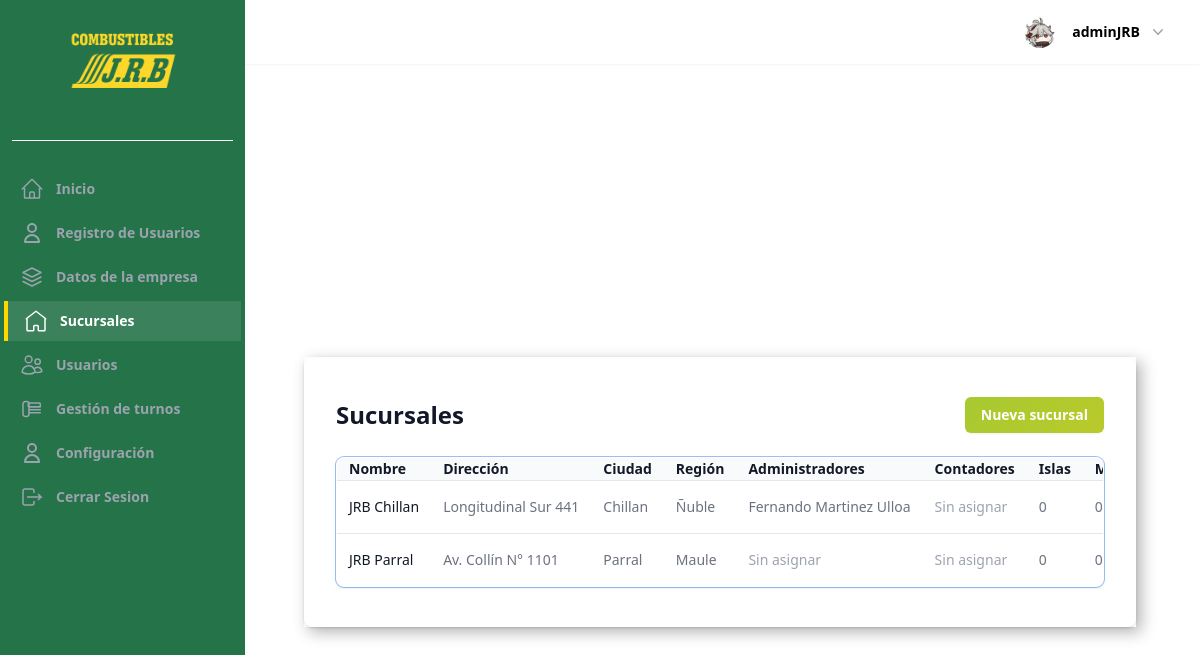
/sucursales/ (signed in), run on an earlier commit of the app's database.
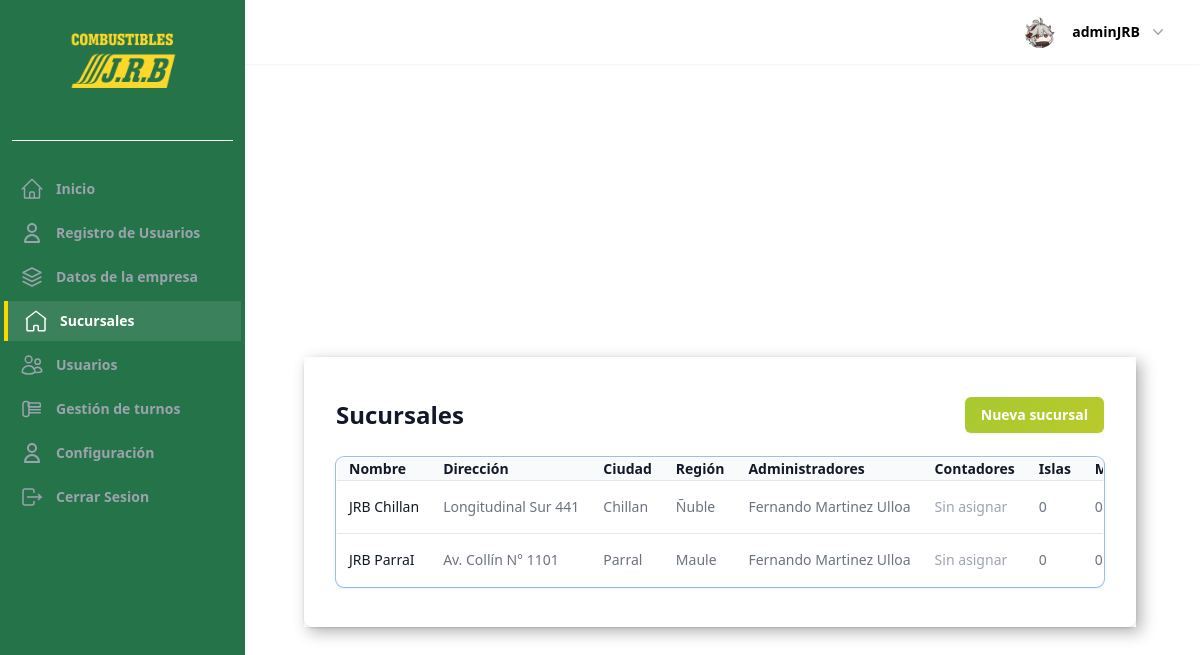
And on a later commit of the database.
### UsuarioApp/models.py (models this page shows, shortened)
class Profile(models.Model):
    last_activity = models.DateTimeField(null=True, blank=True)
    image = models.ImageField(upload_to=profile_picture_path, default="profile.webp")
    user_FK = models.OneToOneField(
        User, on_delete=models.CASCADE, related_name="profile",
    )
    position_FK = models.ForeignKey(
        Position, on_delete=models.SET_NULL, null=True, blank=True
    )
    company_rut = models.CharField(
        max_length=12,
        blank=True,
        null=True,
        validators=[
            RegexValidator(
                regex=r"^[0-9.]+-[0-9kK]{1}$",
                message="Ingrese un RUT válido en el formato 12.345.678-9",
            )
        ],
        verbose_name="RUT Empresa",
    )
    phone = models.CharField(max_length=20, blank=True, verbose_name="Teléfono")
    gender = models.CharField(
        max_length=1,
        choices=GENDER_CHOICES,
        null=True,
        blank=True,
        verbose_name="Sexo",
    )
    date_of_birth = models.DateField(
        null=True,
        blank=True,
        verbose_name="Fecha de nacimiento",
    )
    salario = models.DecimalField(
        max_digits=10, decimal_places=2, null=True, blank=True, verbose_name="Salario",
    )
    address = models.CharField(max_length=255, blank=True, verbose_name="Dirección")
    date_of_hire = models.DateField(null=True, blank=True, verbose_name="Fecha de contratación")
    is_partime = models.BooleanField(
        default=False,
        choices=[(True, "Tiempo completo"), (False, "Medio tiempo")],
        verbose_name="Tipo de jornada",
    )
    examen_medico = models.FileField(
        upload_to="documentos/examenes/",
        null=True,
        blank=True,
        verbose_name="Examen médico",
    )
    contrato = models.FileField(
        upload_to="documentos/contratos/",
        null=True,
        blank=True,
        verbose_name="Contrato",
    )
    current_branch = models.ForeignKey(
        Sucursal,
        on_delete=models.SET_NULL,
        null=True,
        blank=True,
        related_name="current_profiles",
        verbose_name="Sucursal actual",
    )
    def save(self, *args, **kwargs):
        update_last_activity = kwargs.pop("update_last_activity", False)
        if update_last_activity:
            self.last_activity = timezone.now()
            kwargs["update_fields"] = ["last_activity"]
        if self.pk:
            handle_old_image(Profile, self.pk, self.image)
        super(Profile, self).save(*args, **kwargs)
        if self.image and os.path.exists(self.image.path):
            resize_image(self.image.path, 300)
            crop_image(self.image.path, 300)
    def update_last_activity(self):
        self.save(update_last_activity=True)
    def _has_permission(self, code: str) -> bool:
        return bool(self.position_FK and self.position_FK.permission_code == code)
    def is_owner(self) -> bool:
        return self._has_permission("OWNER")
    class Meta:
        verbose_name = "Perfil"
        verbose_name_plural = "Perfiles"
        ordering = ["-id"]

### sucursalApp/models.py (models this page shows, shortened)
class Sucursal(models.Model):
    company = models.ForeignKey(
        "homeApp.Company",
        on_delete=models.CASCADE,
        related_name="branches",
        verbose_name="Empresa",
    )
    name = models.CharField("Nombre", max_length=255)
    address = models.CharField("Dirección", max_length=255)
    city = models.CharField("Ciudad", max_length=100)
    region = models.CharField("Región", max_length=100)
    phone = models.CharField("Teléfono", max_length=30, blank=True)
    email = models.EmailField("Correo electrónico", blank=True)
    islands = models.PositiveIntegerField("Islas", default=0)
    created_at = models.DateTimeField("Fecha de creación", auto_now_add=True)
    updated_at = models.DateTimeField("Fecha de actualización", auto_now=True)
    class Meta:
        verbose_name = "Sucursal"
        verbose_name_plural = "Sucursales"
        ordering = ("name",)
    @property
    def machines_count(self) -> int:
        islands = SucursalStaff._get_related_items(self, "branch_islands")
        return sum(
            SucursalStaff._count_items(
                SucursalStaff._get_related_items(island, "machines")
            )
            for island in islands
        )
    @property
    def nozzles_count(self) -> int:
        return sum(
            machine.nozzles.count()
            for island in self.branch_islands.all()
            for machine in island.machines.all()
        )
    def get_staff_for_role(self, role: str | Iterable[str]):
        if isinstance(role, str):
            roles: Sequence[str | None] = (role,)
        else:
            roles = tuple(role)
        assignments = [
            assignment
            for assignment in self.staff.all()
            if assignment.role in roles
        ]
        return [assignment.profile for assignment in assignments]
    @property
    def administrators(self):
        return self.get_staff_for_role("ADMINISTRATOR")
    @property
    def accountants(self):
        return self.get_staff_for_role("ACCOUNTANT")

### sucursalApp/views.py (the view)
# urls.py: path("", views.SucursalListView.as_view(), name="sucursal_list"),
class SucursalListView(OwnerCompanyMixin, FormMixin, ListView):
    model = Sucursal
    template_name = "pages/sucursales/sucursal_list.html"
    context_object_name = "sucursales"
    form_class = SucursalForm
    success_url = reverse_lazy("sucursal_list")
    def get_queryset(self) -> QuerySet[Sucursal]:
        company = self.get_company()
        if company is None:
            return Sucursal.objects.none()
        return (
            Sucursal.objects.filter(company=company)
            .select_related("company")
            .prefetch_related(
                Prefetch(
                    "branch_islands",
                    queryset=Island.objects.prefetch_related(
                        Prefetch(
                            "machines",
                            queryset=Machine.objects.prefetch_related("nozzles"),
                        )
                    ),
                ),
                Prefetch(
                    "staff",
                    queryset=SucursalStaff.objects.select_related(
                        "profile__user_FK", "profile__position_FK"
                    ),
                ),
            )
        )

### templates/pages/sucursales/sucursal_list.html (shortened to what this page needs)
{% extends "components/Layout/base_pages.html" %}
{% block content_pages %}
  <div class="flex items-center justify-between mb-6">
    <h1 class="text-2xl font-semibold text-gray-900">Sucursales</h1>
    <a
      href="{% url 'sucursal_create' %}"
      class="inline-flex items-center rounded-md bg-gradient-to-br px-4 py-2 text-sm font-semibold text-white shadow-sm hover:bg-blue-500 focus-visible:outline focus-visible:outline-2 focus-visible:outline-offset-2 focus-visible:outline-blue-600"
    >
      Nueva sucursal
    </a>
  </div>
  {% if sucursales %}
    <div class="overflow-hidden rounded-lg shadow ring-1 ring-black ring-opacity-5">
      <table class="min-w-full divide-y divide-gray-300">
        <thead class="bg-gray-50">
          <tr>
            <th scope="col" class="px-3 py-3.5 text-left text-sm font-semibold text-gray-900">Nombre</th>
            <th scope="col" class="px-3 py-3.5 text-left text-sm font-semibold text-gray-900">Dirección</th>
            <th scope="col" class="px-3 py-3.5 text-left text-sm font-semibold text-gray-900">Ciudad</th>
            <th scope="col" class="px-3 py-3.5 text-left text-sm font-semibold text-gray-900">Región</th>
            <th scope="col" class="px-3 py-3.5 text-left text-sm font-semibold text-gray-900">Administradores</th>
            <th scope="col" class="px-3 py-3.5 text-left text-sm font-semibold text-gray-900">Contadores</th>
            <th scope="col" class="px-3 py-3.5 text-left text-sm font-semibold text-gray-900">Islas</th>
            <th scope="col" class="px-3 py-3.5 text-left text-sm font-semibold text-gray-900">Máquinas</th>
          </tr>
        </thead>
        <tbody class="divide-y divide-gray-200 bg-white">
          {% for sucursal in sucursales %}
            <tr>
              <td class="whitespace-nowrap px-3 py-4 text-sm text-gray-900 font-medium">{{ sucursal.name }}</td>
              <td class="whitespace-nowrap px-3 py-4 text-sm text-gray-500">{{ sucursal.address }}</td>
              <td class="whitespace-nowrap px-3 py-4 text-sm text-gray-500">{{ sucursal.city }}</td>
              <td class="whitespace-nowrap px-3 py-4 text-sm text-gray-500">{{ sucursal.region }}</td>
              <td class="whitespace-nowrap px-3 py-4 text-sm text-gray-500">
                {% if sucursal.administrators %}
                  <ul class="space-y-1">
                    {% for profile in sucursal.administrators %}
                      {% with full_name=profile.user_FK.get_full_name %}
                        <li>{{ full_name|default:profile.user_FK.username }}</li>
                      {% endwith %}
                    {% endfor %}
                  </ul>
                {% else %}
                  <span class="text-gray-400">Sin asignar</span>
                {% endif %}
              </td>
              <td class="whitespace-nowrap px-3 py-4 text-sm text-gray-500">
                {% if sucursal.accountants %}
                  <ul class="space-y-1">
                    {% for profile in sucursal.accountants %}
                      {% with full_name=profile.user_FK.get_full_name %}
                        <li>{{ full_name|default:profile.user_FK.username }}</li>
                      {% endwith %}
                    {% endfor %}
                  </ul>
                {% else %}
                  <span class="text-gray-400">Sin asignar</span>
                {% endif %}
              </td>
              <td class="whitespace-nowrap px-3 py-4 text-sm text-gray-500">{{ sucursal.branch_islands.count }}</td>
              <td class="whitespace-nowrap px-3 py-4 text-sm text-gray-500">{{ sucursal.machines_count }}</td>
            </tr>
          {% endfor %}
        </tbody>
      </table>
    </div>
  {% else %}
    <p class="text-sm text-gray-500">Aún no has creado sucursales.</p>
  {% endif %}
{% endblock content_pages %}

### templates/components/header/components/profile.html (shortened to what this page needs)
{% load static %}
<div class="relative" x-data="{ openUser: false }">
  <button type="button" class="-m-1.5 flex items-center p-1.5" id="user-menu-button" aria-expanded="false" aria-haspopup="true" @click="openUser = !openUser">
    <img class="h-8 w-8 rounded-full bg-gray-50" src="{{ request.user.profile.image.url }}" alt="perfil">
    <span class="hidden lg:flex lg:items-center">
      <span class="ml-4 text-sm font-semibold leading-6 text-black" aria-hidden="true">{{ request.user }}</span>
      <svg class="ml-2 h-5 w-5 text-gray-400" viewBox="0 0 20 20" fill="currentColor" aria-hidden="true">
        <path fill-rule="evenodd" d="M5.23 7.21a.75.75 0 011.06.02L10 11.168l3.71-3.938a.75.75 0 111.08 1.04l-4.25 4.5a.75.75 0 01-1.08 0l-4.25-4.5a.75.75 0 01.02-1.06z" clip-rule="evenodd" />
      </svg>
    </span>
  </button>
</div>

What changed in the data, as far as the page shows it:
changed Sucursal "Av. Collín N° 1101": name "JRB Parral" → "JRB ParraI"; gains Profile (user_FK.get_full_name "Fernando Martinez Ulloa"); no longer shows "Sin asignar"
